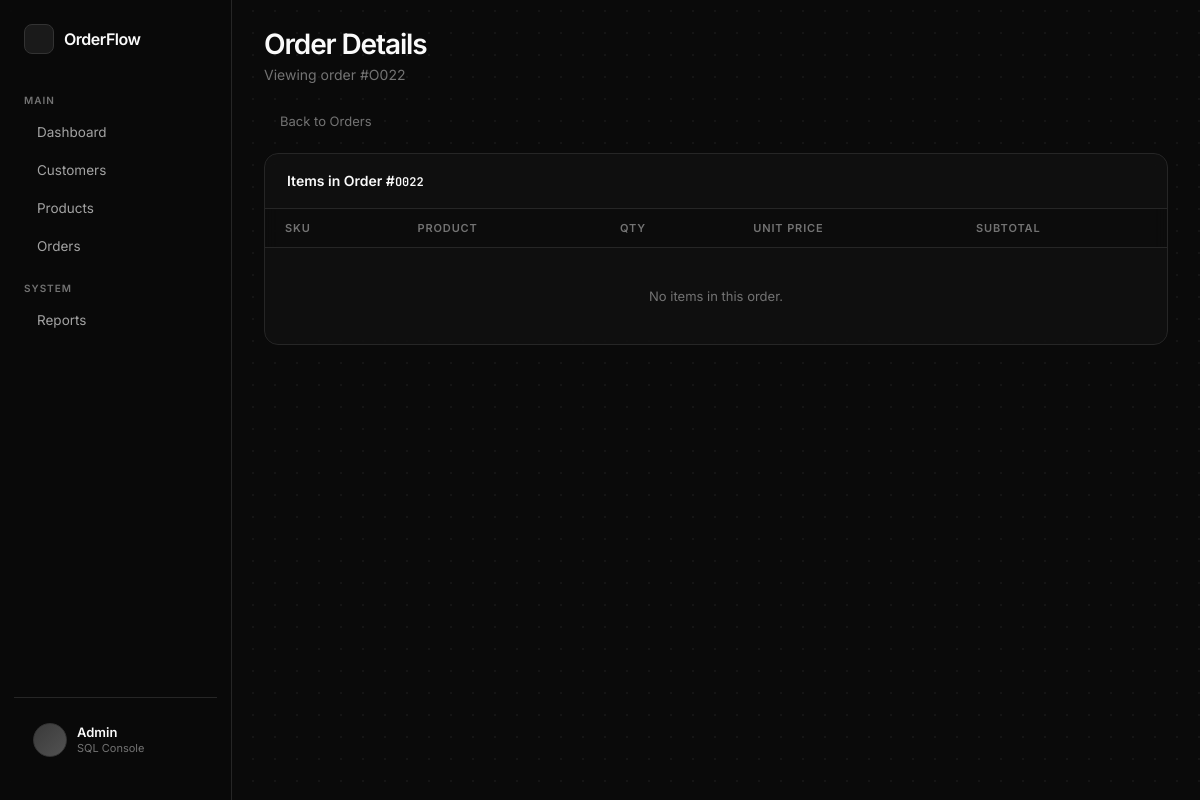
The page /orders/O022 on the database as committed earlier.
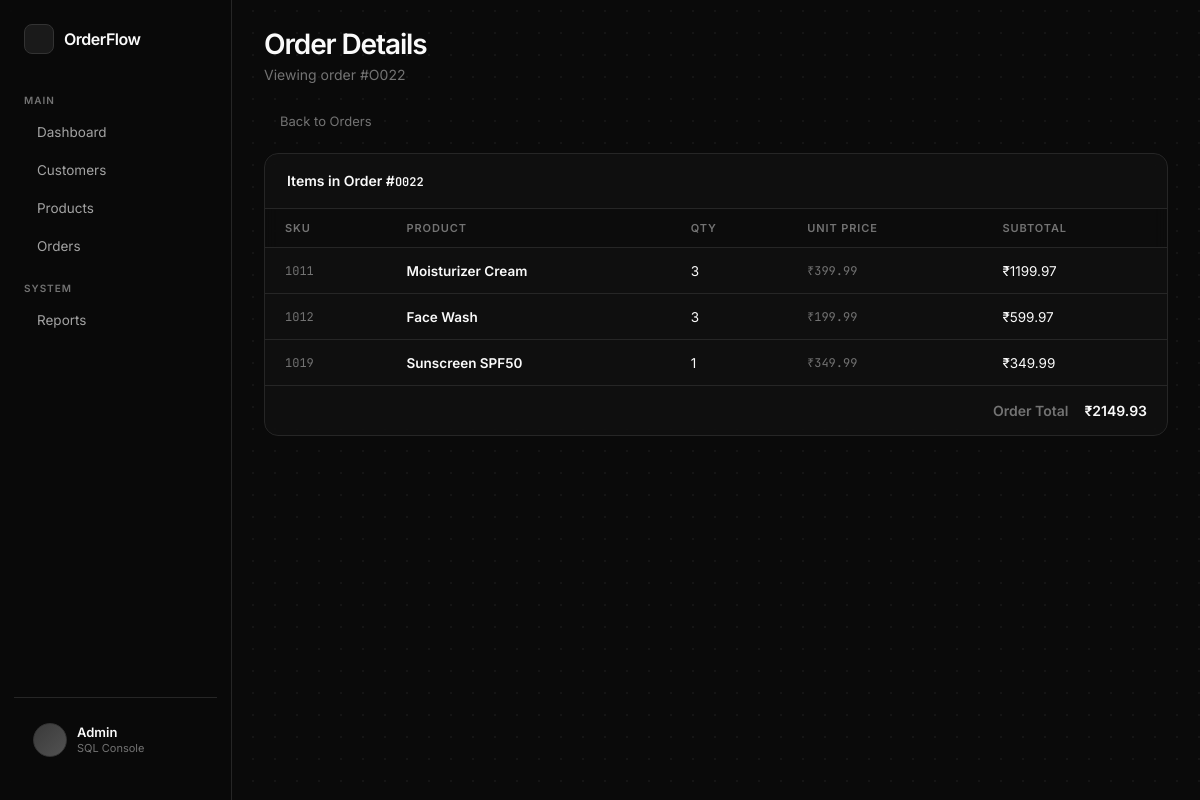
The same page on the database as committed later.
### tables this page shows
CREATE TABLE order_items(
            ITEM_ID  VARCHAR PRIMARY KEY,
            ORDER_ID       VARCHAR NOT NULL,
            SKU            INT NOT NULL,
            QUANTITY       INT NOT NULL,
            UNIT_PRICE     FLOAT NOT NULL,
            SUBTOTAL       FLOAT NOT NULL,
            FOREIGN KEY (ORDER_ID) REFERENCES orders(ORDER_ID),
            FOREIGN KEY (SKU) REFERENCES products(SKU)
            );

CREATE TABLE products(
            SKU         INT PRIMARY KEY,
            NAME        VARCHAR NOT NULL,
            CATEGORY    VARCHAR NOT NULL,
            PRICE       FLOAT NOT NULL,
            STOCK       INT NOT NULL,
            IMAGE_PATH  VARCHAR
            );

### app.py (the view)
@app.route("/orders/<order_id>")
def order_details(order_id):
    items = database.get_order_details(order_id)
    return render_template("order_details.html", order_id=order_id, items=items)

### database.py (called while the page is built)
def get_connection():
    conn = sqlite3.connect(DB)
    conn.execute("PRAGMA foreign_keys = ON")
    return conn

def get_order_details(order_id):
    conn = get_connection()
    cursor = conn.execute("""
        SELECT oi.SKU, p.NAME, oi.QUANTITY, oi.UNIT_PRICE, oi.SUBTOTAL
        FROM order_items oi JOIN products p ON oi.SKU = p.SKU
        WHERE oi.ORDER_ID = ?
    """, (order_id,))
    items = cursor.fetchall()
    conn.close()
    return items

### templates/order_details.html (shortened to what this page needs)
{% extends "layout.html" %}
{% block page_title %}Order Details{% endblock %}
{% block page_sub %}Viewing order #{{ order_id }}{% endblock %}
{% block content %}
<a href="{{ url_for('orders') }}" class="back-link">
     Back to Orders
</a>
<div class="card">
    <div class="card-header">
        <h2>Items in Order #<span class="mono">{{ order_id }}</span></h2>
    </div>
    <table>
        <thead>
            <tr>
                <th>SKU</th>
                <th>Product</th>
                <th>Qty</th>
                <th>Unit Price</th>
                <th>Subtotal</th>
            </tr>
        </thead>
        <tbody>
            {% set total = namespace(val=0) %}
            {% for item in items %}
            {% set total.val = total.val + item[4] %}
            <tr>
                <td class="muted">{{ item[0] }}</td>
                <td><strong>{{ item[1] }}</strong></td>
                <td>{{ item[2] }}</td>
                <td class="muted">₹{{ "%.2f"|format(item[3]) }}</td>
                <td>₹{{ "%.2f"|format(item[4]) }}</td>
            </tr>
            {% else %}
            <tr><td colspan="5" class="empty">No items in this order.</td></tr>
            {% endfor %}
        </tbody>
    </table>
    {% if items %}
    <div class="order-total-row">
        <span class="text-muted">Order Total</span>
        <span>₹{{ "%.2f"|format(total.val) }}</span>
    </div>
    {% endif %}
</div>
{% endblock %}

### templates/layout.html (shortened to what this page needs)
<!DOCTYPE html>
<html lang="en">
<head>
    <link rel="stylesheet" href="{{ url_for('static', filename='style.css') }}">
    <link rel="stylesheet" href="https://cdn.jsdelivr.net/npm/@tabler/icons-webfont@latest/tabler-icons.min.css">
</head>
<body>
<div class="app">
    <aside class="sidebar">
        <a href="{{ url_for('dashboard') }}" class="sb-logo">
            <div class="sb-logo-icon"></div>
            OrderFlow
        </a>
        <p class="sb-section">Main</p>
        <a href="{{ url_for('dashboard') }}" class="sb-item {% if request.endpoint == 'dashboard' %}active{% endif %}">
             Dashboard
        </a>
        <a href="{{ url_for('customers') }}" class="sb-item {% if request.endpoint == 'customers' %}active{% endif %}">
             Customers
        </a>
        <a href="{{ url_for('products') }}" class="sb-item {% if request.endpoint == 'products' %}active{% endif %}">
             Products
        </a>
        <a href="{{ url_for('orders') }}" class="sb-item {% if request.endpoint == 'orders' %}active{% endif %}">
             Orders
        </a>
        <p class="sb-section">System</p>
        <a href="{{ url_for('reports') }}" class="sb-item {% if request.endpoint == 'reports' %}active{% endif %}">
             Reports
        </a>
        <div class="sb-bottom">
            <a href="{{ url_for('admin.index') }}" class="sb-admin-card" target="_blank" rel="noopener">
                <div class="sb-admin-badge">
                </div>
                <div class="sb-admin-text">
                    <span class="sb-admin-title">Admin</span>
                    <span class="sb-admin-sub">SQL Console</span>
                </div>
            </a>
        </div>
    </aside>
    <div class="main">
        <div class="topbar">
            <div class="tb-left">
                <h1>{% block page_title %}{% endblock %}</h1>
                <p>{% block page_sub %}{% endblock %}</p>
            </div>
        </div>
        <div class="content">
            {% block content %}{% endblock %}
        </div>
    </div>
</div>
</body>
</html>

Rows that differ between the two databases and show on the page:
added order_items: SKU "1011", NAME "Moisturizer Cream", QUANTITY "3", UNIT_PRICE "399.99", SUBTOTAL "1199.97"
added order_items: SKU "1012", NAME "Face Wash", QUANTITY "3", UNIT_PRICE "199.99", SUBTOTAL "599.97"
added order_items: SKU "1019", NAME "Sunscreen SPF50", QUANTITY "1", UNIT_PRICE "349.99", SUBTOTAL "349.99"
Other text that changed with them:
{{ "%.2f"|format(total.val) }}: (not shown) → "2149.93"
text no longer shown: "No items in this order."
text now shown: "Order Total ₹"
